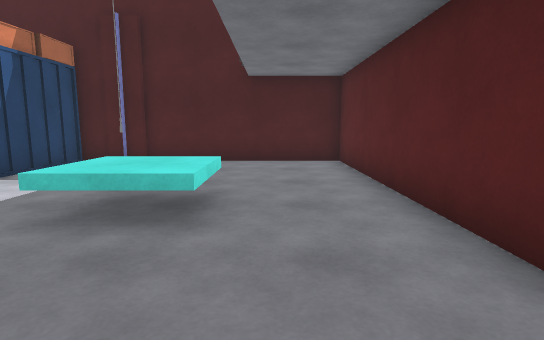
[1] (above)

23 first-person views from a walk through a Unity game level. The camera is 1.2 m above the floor, tilts 8° down and sees 80° across. The floor is counted in squares, 1 m on a side. Each view is taken from the middle of a square. On the plan, view 1 faces up. The plan holds only what a view shows up to about 14 squares ahead; the rest is blank. The place goes on beyond the plan. The player character is not drawn. Surface patterns are stand-ins for the level's own textures.

[2]
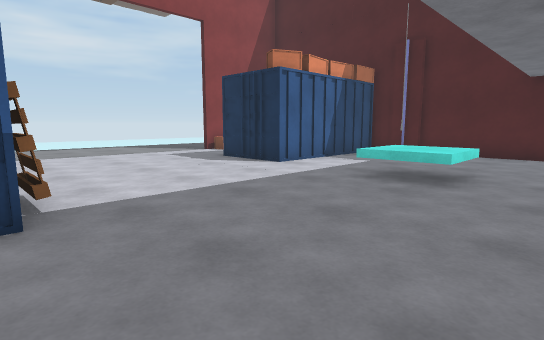

[3]
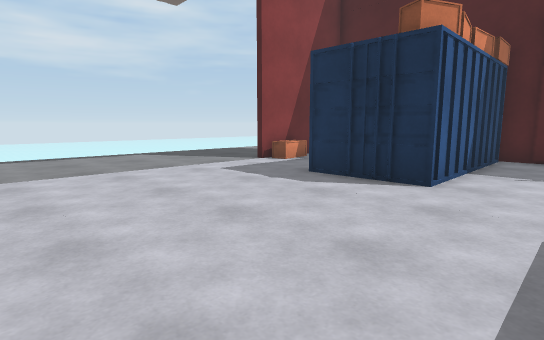

[4]
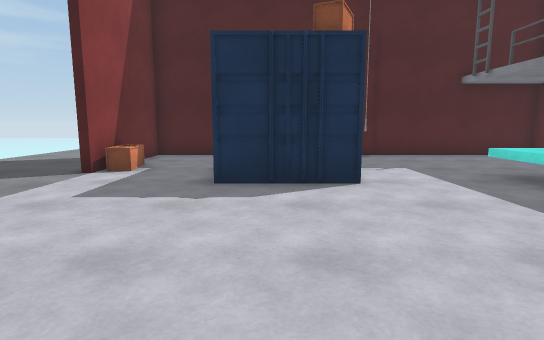

[5]
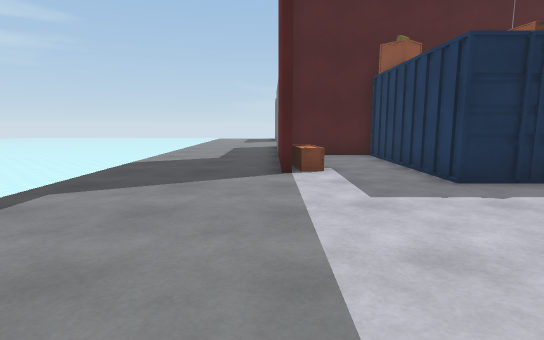

[6]
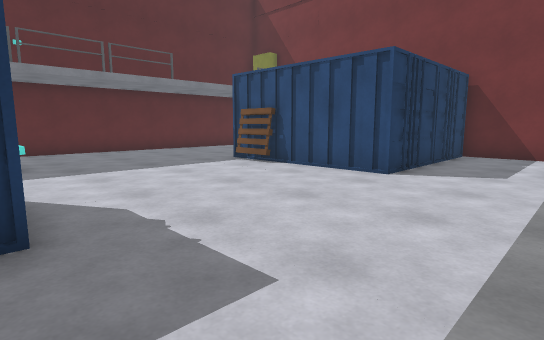

[7]
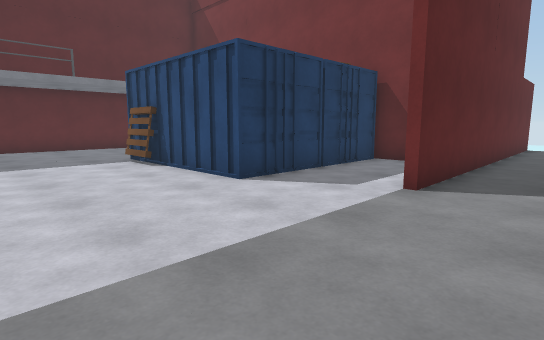

[8]
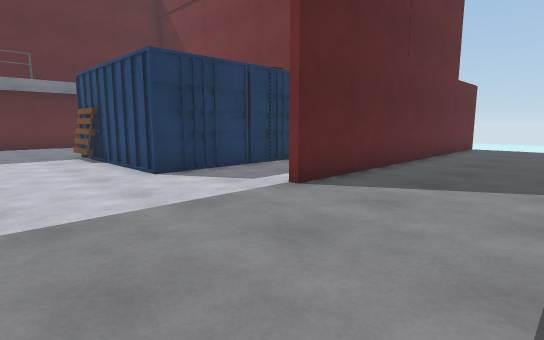

[9]
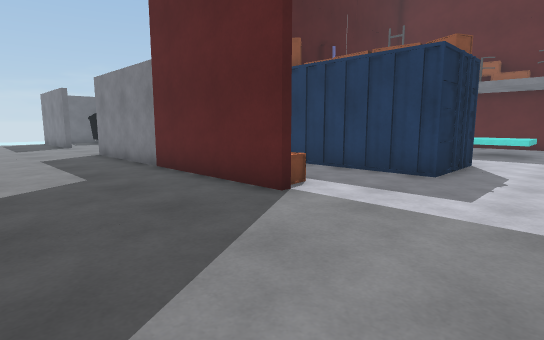

[10]
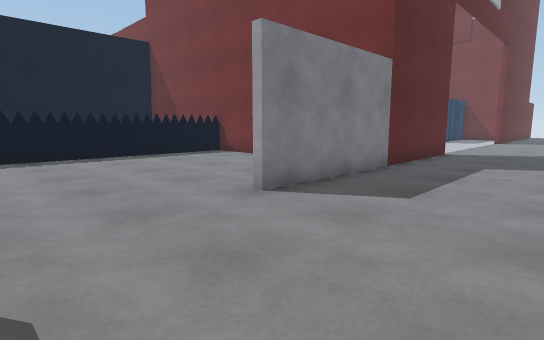

[11]
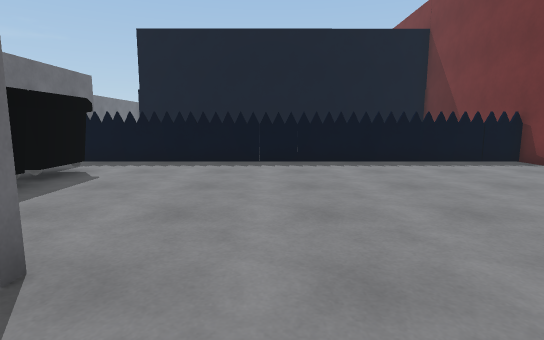

[12]
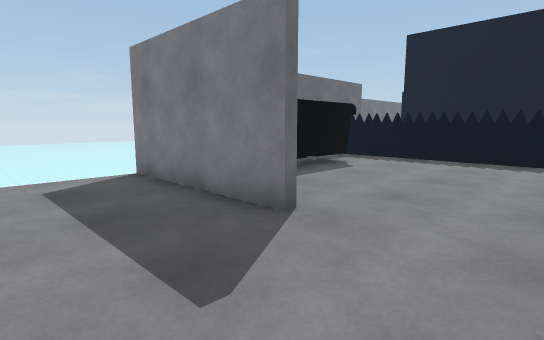

[13]
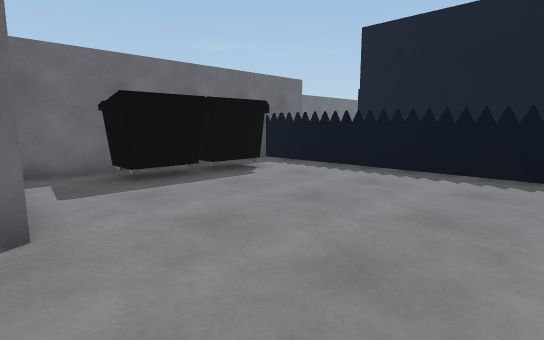

[14]
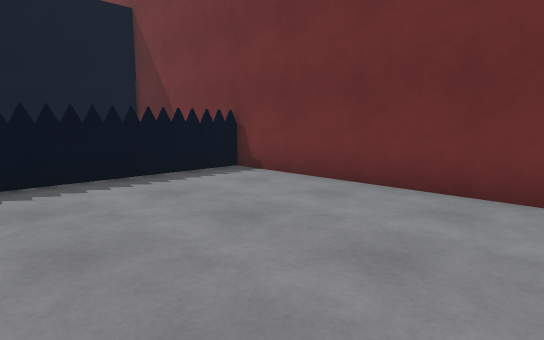

[15]
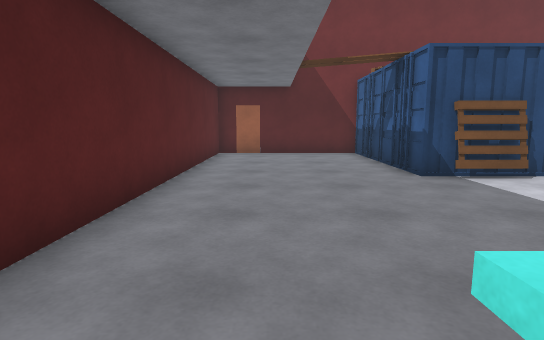

[16]
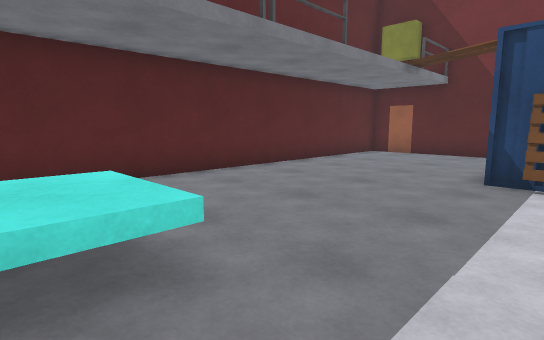

[17]
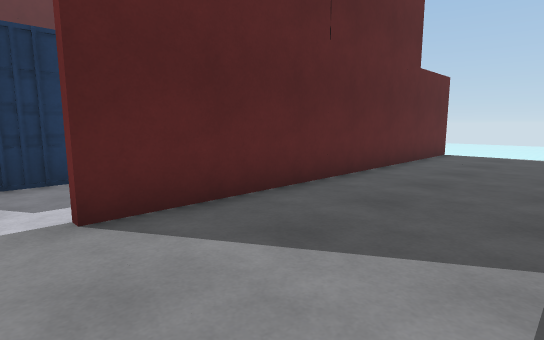

[18]
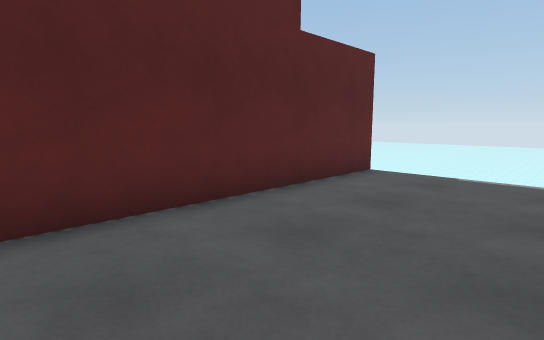

[19]
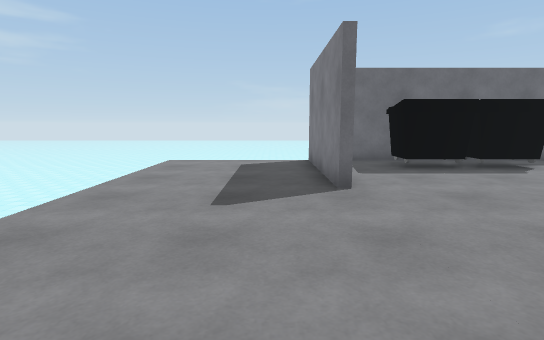

[20]
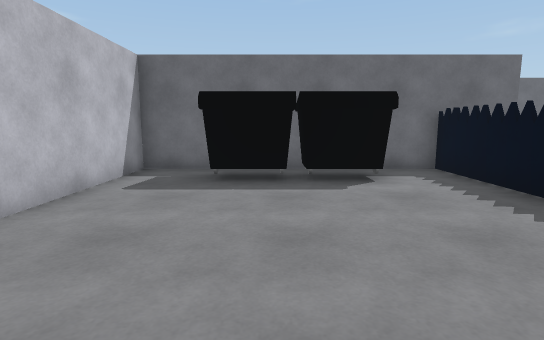

[21]
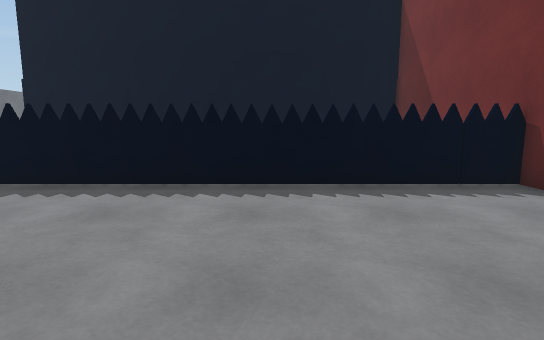

[22]
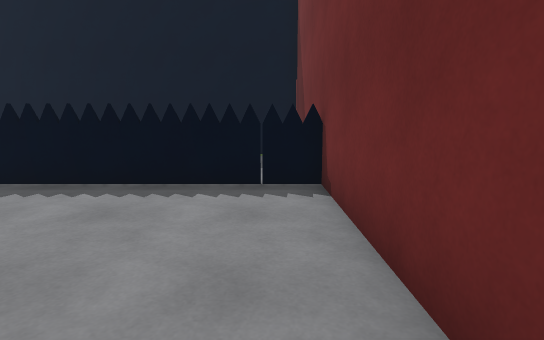

[23]
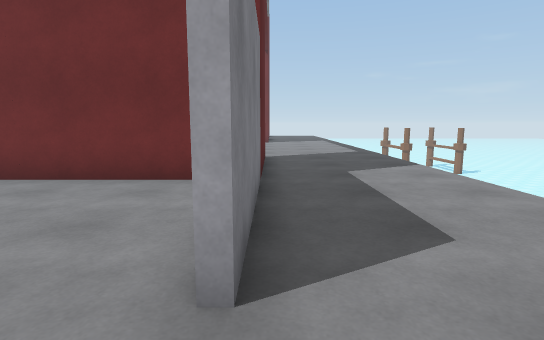

### Floor plan
Key: @ floor where view 1 was taken; # wall or solid block; . floor; ≈ liquid the walk keeps out of; ^ raised ledge; C container; P pallet; F fence; B bin; O other object.
Columns run from 17 left of view 1 to 2 right of it. Each row starts with its distance up from view 1.
 26 ≈≈≈≈###########
 25 ....#..BBBB.FF     #
 24 ....#..BBBB..F     #
 23 ....#........F     #
 22 ....#........F     #
 21 ....#........F     #
 20 .............F     #
 19 .............F     #
 18 .............F     #
 17 .............      #
 16 .............F     #
 15 ....#........F     #
 14 ....#........F     #
 13 ....#........F     #
 12 ....#........F     #
 11 ....########O#######
 10 ....#...C  CO......#
  9 ....#...C  C.......#
  8 ....##..C  C.......#
  7 ....#^..C  C.......#
  6 ....##..C  C.......#
  5 ........CCCC.......#
  4 ...................#
  3 ...................#
  2 ...................#
  1 ...................#
  0 .................@.#
 -1 ...................#
 -2 ............P......#
 -3 ........CCCCCC.....#
 -4 ........C    C.....#
 -5 ....#...C    C.....#
 -6 ....#...C    C.....#
 -7 ....#...C    C.....#
 -8 ....#...C    C.....#
 -9 ....#####    #######
-10  ...#
-11 ....#
-12 ....#
-13 ....#
-14 ....#
-15 ....#
-16  ...#
-17  ≈≈≈#

Where each view was taken, in squares from view 1:
view 1: 0 up, 0 right, facing up
view 2: 3 down, 1 right, facing up-left
view 3: 2 down, 4 left, facing up-left
view 4: 2 down, 8 left, facing up
view 5: 2 down, 13 left, facing up
view 6: 5 up, 13 left, facing down-right
view 7: 2 up, 15 left, facing down-right
view 8: 1 up, 17 left, facing down-right
view 9: 2 up, 17 left, facing up-right
view 10: 20 up, 17 left, facing down-right
view 11: 19 up, 15 left, facing right
view 12: 18 up, 16 left, facing up-right
view 13: 17 up, 13 left, facing up-right
view 14: 17 up, 12 left, facing down-right
view 15: 5 up, 0 right, facing down
view 16: 5 up, 5 left, facing down-right
view 17: 3 down, 17 left, facing down-right
view 18: 9 down, 17 left, facing down-right
view 19: 15 up, 14 left, facing up
view 20: 17 up, 9 left, facing up
view 21: 16 up, 11 left, facing right
view 22: 12 up, 11 left, facing right
view 23: 18 up, 13 left, facing down
